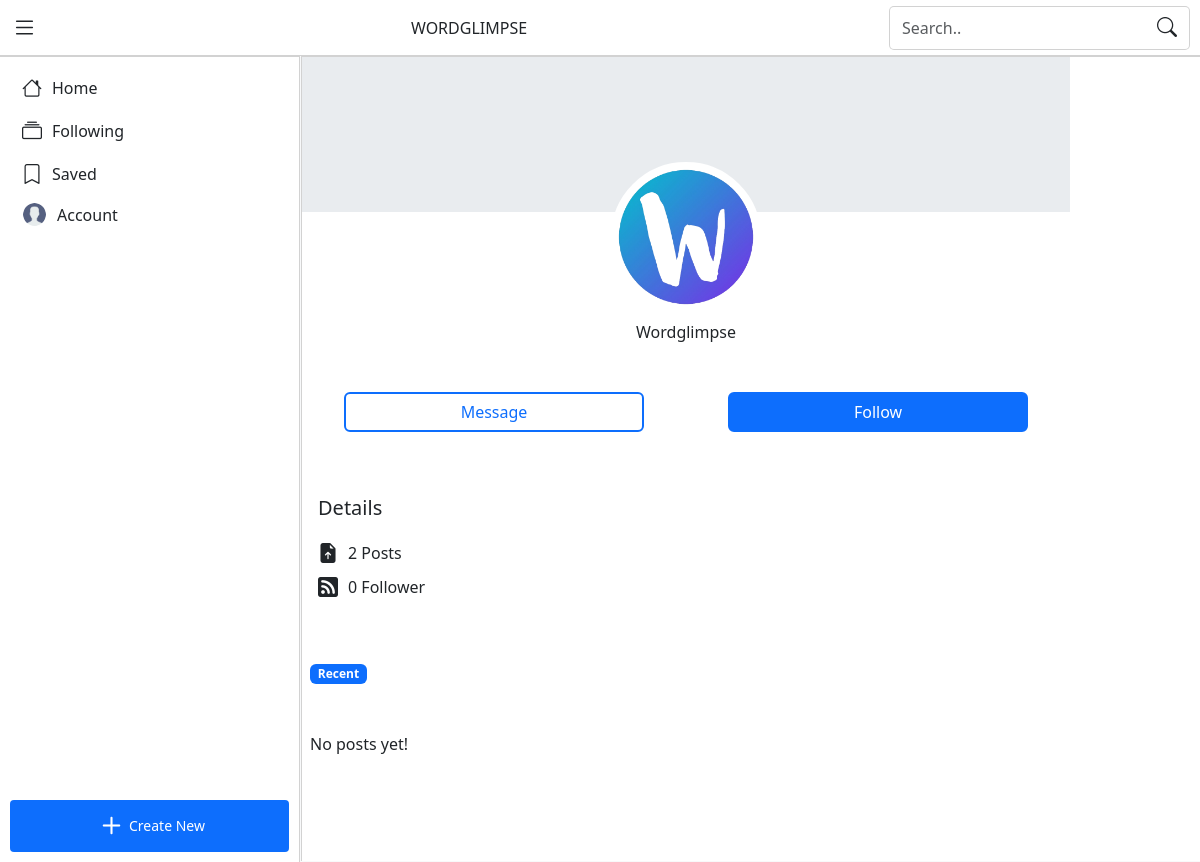
The page /profile/2 (signed in) on the database its author committed.
### tables this page shows
CREATE TABLE users (
    id INTEGER NOT NULL PRIMARY KEY,
    fname TEXT NOT NULL,
    lname TEXT,
    email TEXT NOT NULL UNIQUE,
    password TEXT NOT NULL, -- hashed password
    avatar TEXT,
    cover TEXT,
    bio TEXT,
    profession TEXT,
    public_email TEXT, -- Visiable email in profile
    username TEXT UNIQUE,
    -- Social media
    facebook TEXT,
    github TEXT,
    linkedin TEXT,
    instagram TEXT,
    twitter TEXT,
    website TEXT,
    -- Account Info
    created_at DATETIME NOT NULL DEFAULT CURRENT_TIMESTAMP,
    last_active DATETIME,
    -- Settings
    offer_messaging INTEGER DEFAULT 1, -- INTEGER 0 for no or 1 for yes
    post_reported_times INTEGER DEFAULT 0 -- Times reported post by other users
);

### user/main.py (the view)
@main_bp.route("/profile/<int:profile_id>")
def id_profile(profile_id):
    if not profile_id or profile_id == "":
        if session.get("user_id") is not None:
            return redirect("/profile/" + str(session["user_id"]))
        else:
            return redirect("/login")
    profiles = db.execute("SELECT * FROM users WHERE id = ?",  profile_id)
    if len(profiles) == 0:
        return apology("The user your are looking for was not found!", 404)
    if profiles[0]["username"] != None:
        username_link = "/@" + profiles[0]["username"]
        return redirect(username_link)
    return send_profile_data(profile_id)

### app.py (called while the page is built)
@app.after_request
def after_request(response):
    response.headers["Cache-Control"] = "no-cache, no-store, must-revalidate"
    response.headers["Expires"] = 0
    response.headers["Pragma"] = "no-cache"
    return response

@app.template_filter('short_number')
def short_number_format(value):
    if value >= 1_000_000:
        formatted_value = f'{value / 1_000_000:.1f}M'
    elif value >= 1_000:
        formatted_value = f'{value / 1_000:.1f}k'
    else:
        return str(value)
    if formatted_value.endswith('.0k'):
        formatted_value = formatted_value[:-3] + 'k'
    elif formatted_value.endswith('.0M'):
        formatted_value = formatted_value[:-3] + 'M'
    return formatted_value

@app.context_processor
def inject_user():
    if session.get("user_id") is None:
            return dict(categories=CATEGORIES)
    users = db.execute("SELECT * FROM users WHERE id = ?", session["user_id"])
    if len(users) == 0:
        """If user is not found, logout"""
        session.clear()
        return redirect("/")
    return dict(categories=CATEGORIES, user=users[0])

### user/main.py (called while the page is built)
def send_profile_data(profile_id):
    profiles = db.execute("SELECT * FROM users WHERE id = ?",  profile_id)
    followers = db.execute("SELECT COUNT(id) AS total FROM followings WHERE profile_id = ?", profile_id)
    posts = db.execute("SELECT COUNT (id) AS total FROM posts WHERE user_id = ?", profile_id)
    following = False
    if session.get("user_id") is not None:
        rows = db.execute("SELECT id FROM followings WHERE user_id = ? AND profile_id = ?", session["user_id"], profile_id)
        if len(rows) > 0:
            following = True
    return render_template("profile.html", profile=profiles[0], total_followers=followers[0]["total"], following=following, total_posts=posts[0]["total"])

### templates/profile.html (shortened to what this page needs)
{% extends "layout.html" %}
{% block content %}
    <div class="middle-content">
        <section class="mb-5 d-block w-100">
            {% if profile['cover'] %}
                <img src="{{ profile['cover'] }}" alt="Cover Photo" class="cover-img">
            {% else %}
                <div class="fake-cover-img"></div>
            {% endif %}
            <img src="{% if profile['avatar'] %}{{ profile['avatar'] }}{% else %}/static/image/user.png{% endif %}" alt="{% if profile['avatar'] %}{{ profile['fname'] }}{% else %}User{% endif %}" class="avatar-img">
            <p class="text-center pt-2">{{ profile['fname'] }} {% if profile['lname'] %}{{ profile['lname'] }}{% endif %}</p>
            <div class="mt-5 mb-2 d-flex flex-row align-items-center justify-content-around">
                {% if user %}
                    {% if profile['offer_messaging'] == 1 %}
                        {% if profile['id'] == user['id'] %}
                            <button type="button" class="btn text-primary profile-btn-top">Message</button>
                        {% else %}
                            <button type="button" class="btn text-primary profile-btn-top">Message</button>
                        {% endif %}
                    {% else %}
                        <button type="button" class="btn text-primary profile-btn-top">Posts</button>
                    {% endif %}
                    {% if profile['id'] == user['id'] %}
                        <button type="button" class="btn btn-primary profile-btn-top">Follow</button>
                    {% else %}
                        <button type="button" class="btn btn-primary profile-btn-top" title="{% if following %}Unfollow{% else %}Follow{% endif %}" onclick="follow_profile(this, '{{ profile.id }}')">{% if following %}Following{% else %}Follow{% endif %}</button>
                    {% endif %}
                {% endif %}
            </div>
        </section>
        <section class="p-3 mb-3">
            <h5 class="mb-3">Details</h5>
            <ul class="list-unstyled profile-about-list">
                <li>
                    <i class="bi bi-file-earmark-arrow-up-fill"></i>
                    <span>
                        {{ total_posts|short_number }} {% if total_posts == 0 or total_posts == 1 %}Post{% else %}Posts{% endif %}
                    </span>
                </li>
                <li>
                    <i class="bi bi-rss-fill"></i>
                    <span>
                        <span id="total_followers" data-total-followers="{{ total_followers }}">{{ total_followers|short_number }}</span>
                        <span id="total_followers_text">{% if total_followers == 0 or total_followers == 1 %}Follower{% else %}Followers{% endif %}</span>
                    </span>
                </li>
            </ul>
        </section>
        <section class="p-2">
            <div class="mb-5">
                <p><span class="badge text-bg-primary">Recent</span></p>
            </div>
            <div class="mb-3">
                <p>No posts yet!</p>
            </div>
        </section>
    </div>
{% endblock %}

### static/css/styles.css (style rules this page uses)
* { -ms-overflow-style: none; scrollbar-width: none; }
.bi { font-size: 20px; }
.btn { border:none; }
.middle-content { width: 100%; max-width: 768px; }
.fake-cover-img { height: 125px; width: 100%; background-color: var(--bs-secondary-bg); }
.avatar-img { width: 150px; height: 150px; border: 6px solid var(--bs-body-bg); border-radius: 50%; object-fit:cover; margin-top: -50px; position: relative; display: block; margin-left: auto; margin-right: auto; background-color: var(--bs-body-bg); }
.profile-btn-top, .profile-btn-top:hover { width: 45%; max-width: 300px; border:2px solid var(--bs-primary); }
.profile-about-list li { display: flex; flex-direction: row; align-items: center; gap: 10px; word-wrap: break-word; word-break: break-all; white-space: normal; overflow: hidden; padding:2px 0; }
@media screen and (min-width:576px) { .fake-cover-img, .cover-img { height: 145px; } }
@media screen and (min-width:768px) { .fake-cover-img, .cover-img { height: 155px; } }

### rows shown on the page
users: avatar (picture), fname "Wordglimpse"

### other values the page prints
{{ total_posts|short_number }} "2"
{{ total_followers|short_number }} "0"
